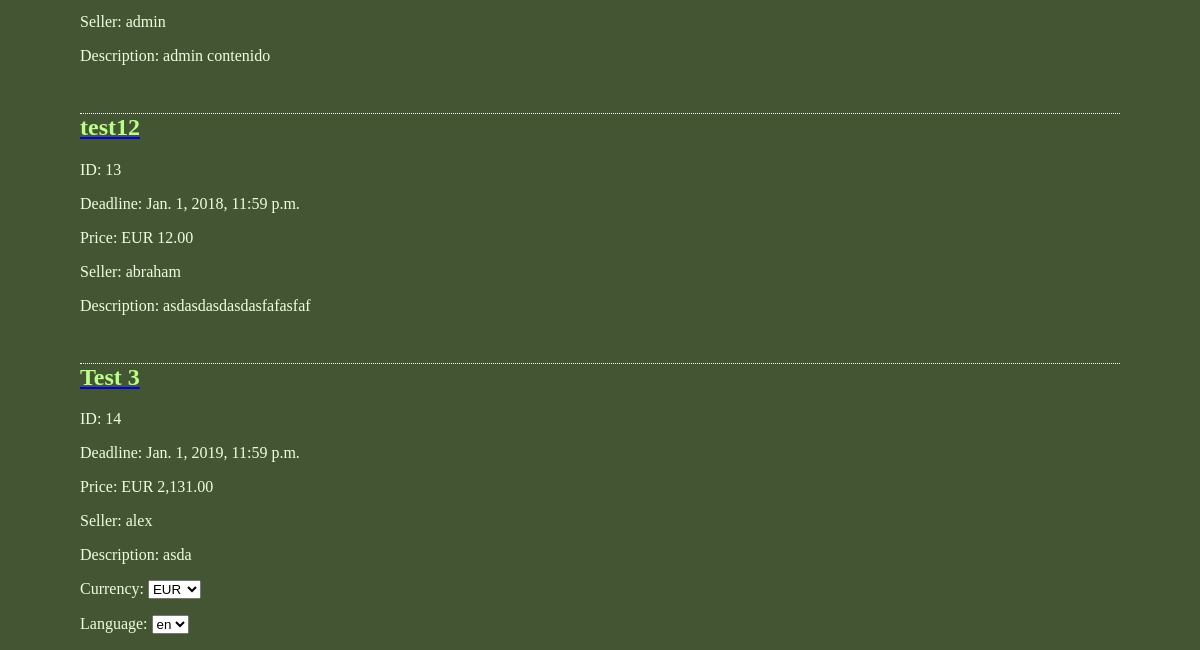
/home/ (lower part), run on an earlier commit of the app's database.
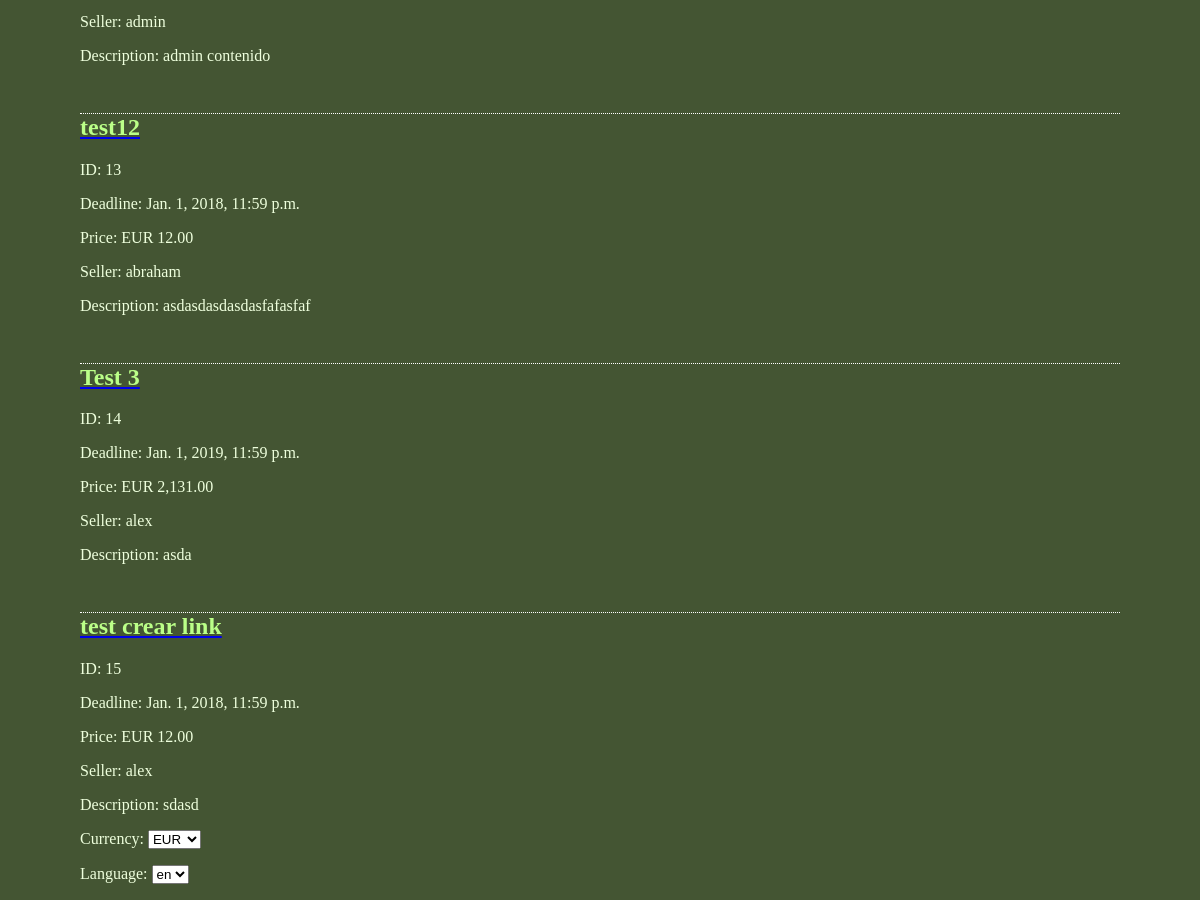
And on a later commit of the database.
### yassapp/models.py (models this page shows, shortened)
class Auction(models.Model):
    title = models.CharField(max_length=150)
    description = models.TextField()
    price = models.DecimalField(max_digits=19, decimal_places=2)
    deadline = models.DateTimeField()
    timestamp = models.DateTimeField(auto_now_add=True)
    owner = models.ForeignKey(User, related_name="seller", on_delete=models.CASCADE)
    bidder = models.CharField(max_length=150, blank=True)
    banstatus = models.BooleanField(default=False)
    activestatus = models.BooleanField(default=True)
    session = models.CharField(max_length=64, default='')

### yassapp/views.py (the view)
# urls.py: url(r'^home/$', archive, name="home"),
def archive(request):
    try:
        translation.activate(request.session[translation.LANGUAGE_SESSION_KEY])
    except KeyError:
        request.session[translation.LANGUAGE_SESSION_KEY] = "en"
    auctions = Auction.objects.all().order_by('id')
    query = request.GET.get("q")
    if query:
        auctions = auctions.filter(title__icontains=query)
    symbol = request.GET.get('currency', 'EUR')
    if symbol != 'EUR':
        rate = get_rate(symbol)
        for auction in auctions:
            auction.price = round(float(auction.price) * rate, 2)
    currency_form = currForm(initial={'currency': symbol})
    try:
        language = request.session[translation.LANGUAGE_SESSION_KEY]
    except KeyError:
        language = 'en'
    language_form = langForm(initial={'language': language})
    return render(request,'archive.html', {
        'auctions': auctions,
        'language': language_form,
        'currency': currency_form,
        'symbol': symbol,
    })

### yassapp/forms.py
class langForm(forms.Form):
    language = forms.ChoiceField(choices=[(x, x) for x in ('en', 'es')],
                                 widget=forms.Select(attrs={"onChange": 'submit()'}))

class currForm(forms.Form):
    currencies = [(x, x) for x in ('AUD', 'BGN', 'BRL', 'CAD', 'CHF', 'CNY', 'CZK', 'DKK', 'EUR', 'GBP',
                    'HKD', 'HRK', 'HUF', 'IDR', 'ILS', 'INR', 'JPY', 'KRW', 'MXN', 'MYR', 'NOK', 'NZD',
                    'PHP', 'PLN', 'RON', 'RUB', 'SEK', 'SGD', 'THB', 'TRY', 'USD', 'ZAR')]
    currency = forms.ChoiceField(choices=currencies, widget=forms.Select(attrs={"onChange": 'submit()'}))

### yassapp/translation.py (called while the page is built)
    def __call__(self, request):
        language = request.GET.get('language', 'default')
        if language != 'default':
            request.session[translation.LANGUAGE_SESSION_KEY] = language
        try:
            language = request.session[translation.LANGUAGE_SESSION_KEY]
            if language != 'en':
                translation.activate(language)
        except KeyError:
            pass
        return self.get_response(request)

### templates/archive.html (shortened to what this page needs)
{% extends "base.html" %}
{% block content %}
{% load i18n %}
{% load humanize %}
{% for post in auctions %}
    {% if post.activestatus == True %}
        <a href="/auction/{{ post.id }}"><h2>{{ post.title }}</h2></a>
        <p>ID: {{ post.id }}</p>
        <p>Deadline: {{ post.deadline }}</p>
        <p>Price: {{ symbol }} {{  post.price|intcomma }}</p>
        <p>Seller: {{ post.owner.username }}</p>
        <p>Description: {{ post.description }}</p>
    {% endif %}
{% empty %}
    <p>No Auction Posts<p>
{%  endfor %}
<form method="get">
    {{ currency.as_p }}
</form>
<form method="get">
    {{ language.as_p }}
</form>
{% endblock %}

What changed in the data, as far as the page shows it:
added Auction: title "test crear link", id "15", deadline "Jan. 1, 2018, 11:59 p.m.", symbol "EUR", price "12.00", owner.username "alex", description "sdasd"
